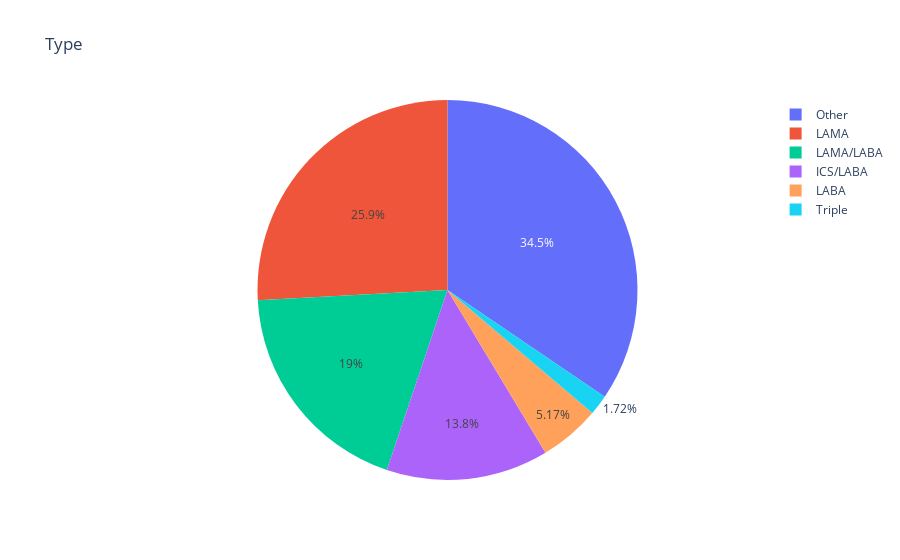

Write notebook code for a chart like this one.
### Markdown cell above
#### Split by drug type

### Code cell
type_pie.show()

### Figure 1 — Plotly figure (JSON) as saved in the notebook; plotly's stock layout.template omitted (floating-point values rounded to 4 significant figures)
{"data": [{"domain": {"x": [0, 1], "y": [0, 1]}, "hovertemplate": "index=%{label}<br>value=%{value}<extra></extra>", "labels": ["Other", "LAMA", "LAMA/LABA", "ICS/LABA", "LABA", "Triple"], "legendgroup": "", "name": "", "showlegend": true, "type": "pie", "values": [20, 15, 11, 8, 3, 1]}], "layout": {"autosize": true, "legend": {"tracegroupgap": 0}, "title": {"text": "Type"}}}
